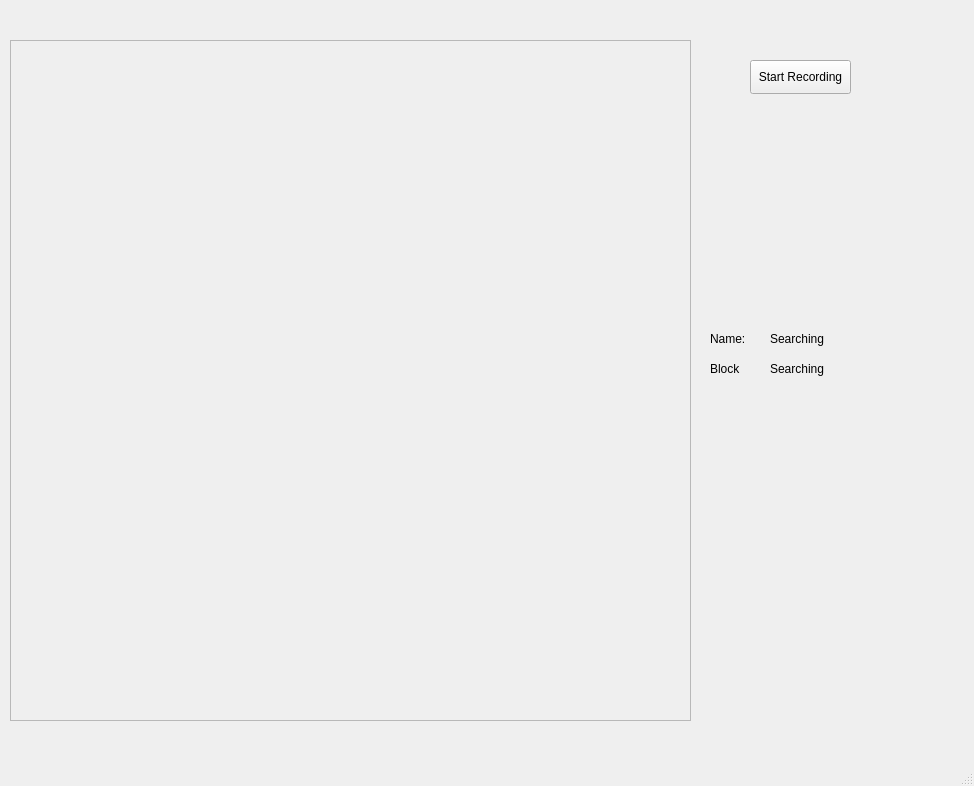
<?xml version="1.0" encoding="UTF-8"?>
<ui version="4.0">
 <class>MainWindow</class>
 <widget class="QMainWindow" name="MainWindow">
  <property name="geometry">
   <rect>
    <x>0</x>
    <y>0</y>
    <width>974</width>
    <height>786</height>
   </rect>
  </property>
  <property name="windowTitle">
   <string>MainWindow</string>
  </property>
  <widget class="QWidget" name="centralwidget">
   <widget class="QFrame" name="video_frame">
    <property name="geometry">
     <rect>
      <x>10</x>
      <y>40</y>
      <width>681</width>
      <height>681</height>
     </rect>
    </property>
    <property name="frameShape">
     <enum>QFrame::StyledPanel</enum>
    </property>
    <property name="frameShadow">
     <enum>QFrame::Raised</enum>
    </property>
   </widget>
   <widget class="QPushButton" name="record_button">
    <property name="geometry">
     <rect>
      <x>750</x>
      <y>60</y>
      <width>101</width>
      <height>34</height>
     </rect>
    </property>
    <property name="text">
     <string>Start Recording</string>
    </property>
   </widget>
   <widget class="QLabel" name="name_label">
    <property name="geometry">
     <rect>
      <x>710</x>
      <y>330</y>
      <width>58</width>
      <height>18</height>
     </rect>
    </property>
    <property name="text">
     <string>Name:</string>
    </property>
   </widget>
   <widget class="QLabel" name="resident_name">
    <property name="geometry">
     <rect>
      <x>770</x>
      <y>330</y>
      <width>221</width>
      <height>18</height>
     </rect>
    </property>
    <property name="text">
     <string>Searching</string>
    </property>
   </widget>
   <widget class="QLabel" name="block_label">
    <property name="geometry">
     <rect>
      <x>710</x>
      <y>360</y>
      <width>58</width>
      <height>18</height>
     </rect>
    </property>
    <property name="text">
     <string>Block</string>
    </property>
   </widget>
   <widget class="QLabel" name="resident_block">
    <property name="geometry">
     <rect>
      <x>770</x>
      <y>360</y>
      <width>221</width>
      <height>18</height>
     </rect>
    </property>
    <property name="text">
     <string>Searching</string>
    </property>
   </widget>
  </widget>
  <widget class="QStatusBar" name="statusbar"/>
 </widget>
 <resources/>
 <connections/>
</ui>
